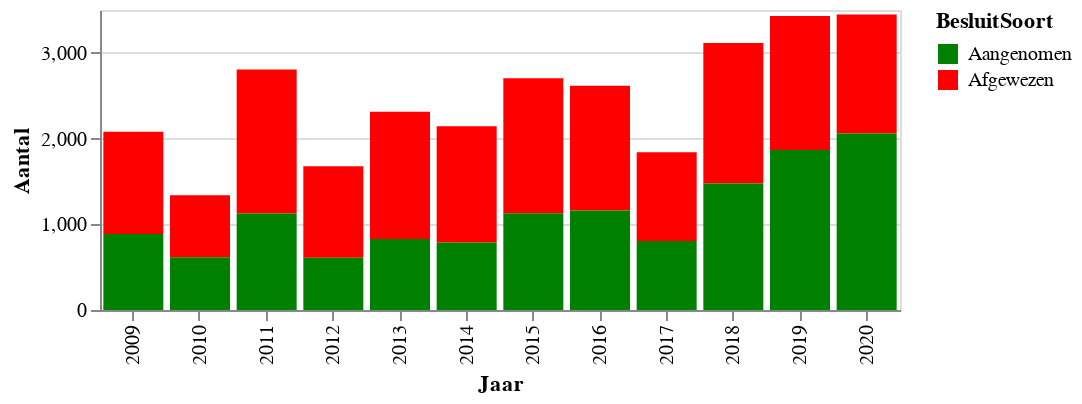

Write notebook code for a chart like this one.
### Markdown cell above
## Ontwikkeling van het aantal moties

### Code cell
# hide_input
data = df.groupby(['Jaar', 'BesluitSoort']).agg(Aantal=('Titel', 'count')).reset_index()
data = data.replace({0: 'Afgewezen', 1: 'Aangenomen'})
color_order = {'Afgewezen':1, 'Aangenomen':0}
data["idx"] = data["BesluitSoort"].map(color_order)

alt.Chart(data, width=400,height = 150).mark_bar().encode(
    x=alt.X('Jaar:N'),
    y='Aantal:Q',
    order="idx",
    color=alt.Color('BesluitSoort',
                   scale=alt.Scale(
            domain=['Aangenomen','Afgewezen'],
            range=['green', 'red']))
)

### Figure 1 — Vega-Lite specification as saved in the notebook (floating-point values rounded to 4 significant figures)
{"config": {"view": {"continuousWidth": 400, "continuousHeight": 300}}, "data": {"name": "data-b11368e0153ebba6a98ff02f176d61af"}, "mark": "bar", "encoding": {"color": {"type": "nominal", "field": "BesluitSoort", "scale": {"domain": ["Aangenomen", "Afgewezen"], "range": ["green", "red"]}}, "order": {"type": "quantitative", "field": "idx"}, "x": {"type": "nominal", "field": "Jaar"}, "y": {"type": "quantitative", "field": "Aantal"}}, "height": 150, "width": 400, "$schema": "https://vega.github.io/schema/vega-lite/v4.8.1.json", "datasets": {"data-b11368e0153ebba6a98ff02f176d61af": [{"Jaar": 2009, "BesluitSoort": "Afgewezen", "Aantal": 1194, "idx": 1}, {"Jaar": 2009, "BesluitSoort": "Aangenomen", "Aantal": 887, "idx": 0}, {"Jaar": 2010, "BesluitSoort": "Afgewezen", "Aantal": 724, "idx": 1}, {"Jaar": 2010, "BesluitSoort": "Aangenomen", "Aantal": 616, "idx": 0}, {"Jaar": 2011, "BesluitSoort": "Afgewezen", "Aantal": 1680, "idx": 1}, {"Jaar": 2011, "BesluitSoort": "Aangenomen", "Aantal": 1125, "idx": 0}, {"Jaar": 2012, "BesluitSoort": "Afgewezen", "Aantal": 1067, "idx": 1}, {"Jaar": 2012, "BesluitSoort": "Aangenomen", "Aantal": 611, "idx": 0}, {"Jaar": 2013, "BesluitSoort": "Afgewezen", "Aantal": 1484, "idx": 1}, {"Jaar": 2013, "BesluitSoort": "Aangenomen", "Aantal": 829, "idx": 0}, {"Jaar": 2014, "BesluitSoort": "Afgewezen", "Aantal": 1356, "idx": 1}, {"Jaar": 2014, "BesluitSoort": "Aangenomen", "Aantal": 788, "idx": 0}, {"Jaar": 2015, "BesluitSoort": "Afgewezen", "Aantal": 1575, "idx": 1}, {"Jaar": 2015, "BesluitSoort": "Aangenomen", "Aantal": 1128, "idx": 0}, {"Jaar": 2016, "BesluitSoort": "Afgewezen", "Aantal": 1455, "idx": 1}, {"Jaar": 2016, "BesluitSoort": "Aangenomen", "Aantal": 1161, "idx": 0}, {"Jaar": 2017, "BesluitSoort": "Afgewezen", "Aantal": 1036, "idx": 1}, {"Jaar": 2017, "BesluitSoort": "Aangenomen", "Aantal": 805, "idx": 0}, {"Jaar": 2018, "BesluitSoort": "Afgewezen", "Aantal": 1638, "idx": 1}, {"Jaar": 2018, "BesluitSoort": "Aangenomen", "Aantal": 1477, "idx": 0}, {"Jaar": 2019, "BesluitSoort": "Afgewezen", "Aantal": 1564, "idx": 1}, {"Jaar": 2019, "BesluitSoort": "Aangenomen", "Aantal": 1867, "idx": 0}, {"Jaar": 2020, "BesluitSoort": "Afgewezen", "Aantal": 1388, "idx": 1}, {"Jaar": 2020, "BesluitSoort": "Aangenomen", "Aantal": 2059, "idx": 0}]}}
